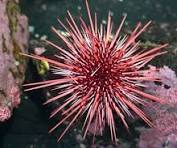
#> input picture data/mrag/examples/haidan.jpg, 177 x 148 px
$ python -i image_tools.py   (imports and definitions only)   (older library calls are emulated)
#> lines starting #> are read from the running program, lines starting #| are printed output that depends on the picture
from __future__ import annotations

from pathlib import Path

import cv2
import numpy as np


def analyze_quality(image_path: str | Path) -> dict:
    image = cv2.imread(str(image_path))
    if image is None:
        raise ValueError(f"Cannot read image: {image_path}")
    gray = cv2.cvtColor(image, cv2.COLOR_BGR2GRAY)
    means = image.mean(axis=(0, 1)) / 255.0
    dominant = ["blue", "green", "red"][int(np.argmax(means))]
    cast_strength = float(np.max(means) - np.min(means))
    return {
        "brightness": round(float(gray.mean() / 255.0), 4),
        "contrast": round(float(gray.std() / 128.0), 4),
        "sharpness": round(float(cv2.Laplacian(gray, cv2.CV_64F).var()), 2),
        "dominant_channel": dominant,
        "color_cast_score": round(cast_strength, 4),
        "problems": [
            name
            for name, condition in (
                ("low_light", gray.mean() / 255.0 < 0.3),
                ("low_contrast", gray.std() / 128.0 < 0.32),
                ("blur", cv2.Laplacian(gray, cv2.CV_64F).var() < 80),
                ("color_cast", cast_strength > 0.12),
            )
            if condition
        ],
    }


def _white_balance(image: np.ndarray) -> np.ndarray:
    result = image.astype(np.float32)
    channel_means = result.mean(axis=(0, 1))
    gray_mean = channel_means.mean()
    result *= gray_mean / np.maximum(channel_means, 1e-6)
    return np.clip(result, 0, 255).astype(np.uint8)


def _clahe(image: np.ndarray) -> np.ndarray:
    lab = cv2.cvtColor(image, cv2.COLOR_BGR2LAB)
    lightness, a, b = cv2.split(lab)
    lightness = cv2.createCLAHE(clipLimit=2.0, tileGridSize=(8, 8)).apply(lightness)
    return cv2.cvtColor(cv2.merge((lightness, a, b)), cv2.COLOR_LAB2BGR)


def _gamma(image: np.ndarray, gamma: float = 0.75) -> np.ndarray:
    table = np.array([((value / 255.0) ** gamma) * 255 for value in range(256)]).astype("uint8")
    return cv2.LUT(image, table)


def create_enhancements(image_path: str | Path, output_dir: str | Path) -> list[dict]:
#> called with image_path = '../../data/mrag/examples/haidan.jpg', output_dir = 'out.png'
    image = cv2.imread(str(image_path))
#> image is the input picture: shape (148, 177, 3); mean B, G, R 77, 74.8, 98.3
    if image is None:
        raise ValueError(f"Cannot read image: {image_path}")
    output = Path(output_dir)
    output.mkdir(parents=True, exist_ok=True)
    stem = Path(image_path).stem
    candidates = {
        "white_balance": _white_balance(image),
        "clahe": _clahe(image),
        "white_balance_clahe": _clahe(_white_balance(image)),
        "gamma": _gamma(image),
    }
#> in _white_balance, `channel_means = result.mean(axis=(0, 1))`: channel_means = [77.02, 74.75, 98.35]
#> in _white_balance, `gray_mean = channel_means.mean()`: gray_mean = 83.37
#> in _white_balance, `result *= gray_mean / np.maximum(channel_means, 1e-6)`:
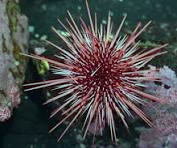
#> result: shape (148, 177, 3) float32; mean B, G, R 83.4, 83.4, 83.4; drawn with min black and max white
#> in _clahe, `lab = cv2.cvtColor(image, cv2.COLOR_BGR2LAB)`: lab: shape (148, 177, 3); mean of channels 0, 1, 2 86.5, 138, 131.3
#> in _clahe, `lightness, a, b = cv2.split(lab)`:
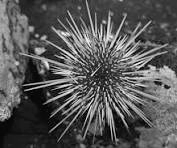
#> lightness: shape (148, 177); min 0, max 254, mean 86.5
#> in _clahe, `lightness = cv2.createCLAHE(clipLimit=2.0, tileGridSize=(8, 8)).apply(..`:
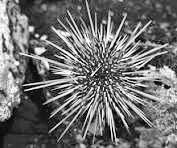
#> lightness: shape (148, 177); min 1, max 255, mean 110.3
#> in _clahe, `return cv2.cvtColor(cv2.merge((lightness, a, b)), cv2.COLOR_LAB2BGR)`:
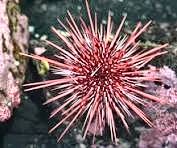
#> returned value: shape (148, 177, 3); mean B, G, R 100.2, 98.3, 121.3
#> in _clahe (call 2), `lab = cv2.cvtColor(image, cv2.COLOR_BGR2LAB)`: lab: shape (148, 177, 3); mean of channels 0, 1, 2 88.6, 128.5, 128.8
#> in _clahe (call 2), `lightness, a, b = cv2.split(lab)`:
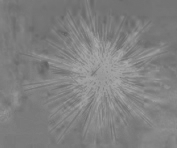
#> a: shape (148, 177); min 95, max 173, mean 128.5
#> in _clahe (call 2), `return cv2.cvtColor(cv2.merge((lightness, a, b)), cv2.COLOR_LAB2BGR)`:
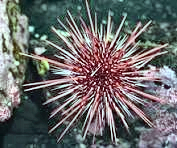
#> returned value: shape (148, 177, 3); mean B, G, R 104.7, 105, 105
#> in _gamma, `table = np.array([((value / 255.0) ** gamma) * 255 for value in range(..`: table = 256 values from 0 to 255
#> in _gamma, `return cv2.LUT(image, table)`:
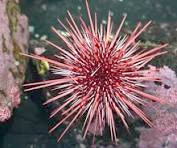
#> returned value: shape (148, 177, 3); mean of channels 0, 1, 2 99.3, 96.9, 118.7; drawn as B, G, R
    results = []
    for method, candidate in candidates.items():
        path = output / f"{stem}_{method}.jpg"
        cv2.imwrite(str(path), candidate)
        results.append({"method": method, "path": str(path), "quality": analyze_quality(path)})
#> in analyze_quality, `means = image.mean(axis=(0, 1)) / 255.0`: means = [0.325, 0.325, 0.325]
#> in analyze_quality, `dominant = ["blue", "green", "red"][int(np.argmax(means))]`: dominant = 'blue'
#> in analyze_quality, `cast_strength = float(np.max(means) - np.min(means))`: cast_strength = 0.000104
    return results

>>> result = create_enhancements('../../data/mrag/examples/haidan.jpg', 'out.png')
#> result = 4 items
